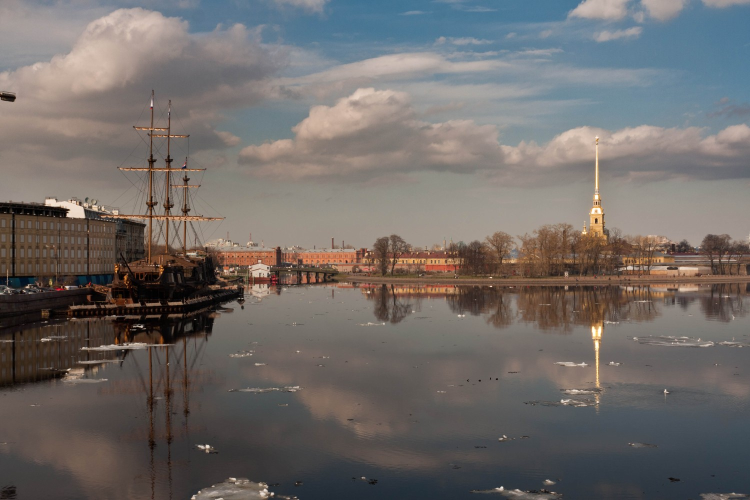
#> input picture Labs/Lab 6/images & videos/boat1.jpg, 1500 x 1000 px, found by its file name (shown at 1/2 size)
$ jupyter execute Task5_Panorama.ipynb
#> lines starting #> are read from the running program, lines starting #| are printed output that depends on the picture; after the words box and inside, x2 and y2 are one past the last pixel; in counts of white or black regions, pixels touching at a corner belong together
# Task 5: Panoramic Image using SIFT
images: boat1, boat2, boat3 from opencv stitching samples (camera panning left to right)

middle image is the base, left and right images are warped onto it

[cell 1]
import cv2
import numpy as np
import matplotlib.pyplot as plt

files = ["images/boat1.jpg", "images/boat2.jpg", "images/boat3.jpg"]
imgs = []
for f in files:
    im = cv2.imread(f)
#> im is the input picture: shape (1000, 1500, 3); mean B, G, R 104, 106.6, 111.8
    s = 1000 / im.shape[1]
#> s = 0.667
    imgs.append(cv2.resize(im, None, fx=s, fy=s))

plt.figure(figsize=(16, 4))
for i in range(3):
    plt.subplot(1, 3, i + 1); plt.imshow(cv2.cvtColor(imgs[i], cv2.COLOR_BGR2RGB)); plt.title("image " + str(i + 1)); plt.axis("off")
plt.show()
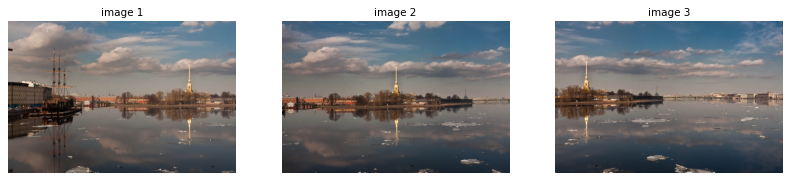
#> figure drawn by matplotlib, 3 panels

[cell 2]
sift = cv2.SIFT_create()
kps = []
dess = []
for im in imgs:
    kp, des = sift.detectAndCompute(cv2.cvtColor(im, cv2.COLOR_BGR2GRAY), None)
    kps.append(kp)
    dess.append(des)
    print("keypoints:", len(kp))
#> this loop made 3 passes
#| keypoints: 1860
#| keypoints: 1331
#| keypoints: 1322
#> after the loop, dess = 3 items; kps = 3 items

### matching + homography

[cell 3]
bf = cv2.BFMatcher()

def get_H(a, b, show=False):
    # H that maps image a onto image b
#> called with a = 0, b = 1, show = True
    matches = bf.knnMatch(dess[a], dess[b], k=2)
#> matches = 1860 matches
    good = [m for m, n in matches if m.distance < 0.75 * n.distance]
#> good = 557 matches
    src = np.float32([kps[a][m.queryIdx].pt for m in good]).reshape(-1, 1, 2)
#> src = 557 rows, first 8: [60.34, 457.4], [123.9, 479.2], [227.1, 420.5], [228.2, 424.7], [299.3, 350.6], [307.4, 341.8], [315, 373.6], [319.6, 407.7]
    dst = np.float32([kps[b][m.trainIdx].pt for m in good]).reshape(-1, 1, 2)
#> dst = 557 rows, first 8: [800.1, 632.1], [603.7, 460.4], [798.1, 614.3], [800.1, 632.1], [576.5, 324.5], [8.41, 348.8], [2.31, 383], [7.73, 419.5]
    H, mask = cv2.findHomography(src, dst, cv2.RANSAC, 4.0)
#> H = [[1.24, 0.00206, -389], [0.0793, 1.15, -43.75], [0.000247, -6.69e-06, 1]]; mask = 557 values, max 1 at index 6, min 0 at index 0, mean 0.928
    print("image", a + 1, "->", b + 1, ":", len(good), "matches,", int(mask.sum()), "inliers")
#| image 1 -> 2 : 557 matches, 517 inliers
    if show:
        m_img = cv2.drawMatches(imgs[a], kps[a], imgs[b], kps[b], good, None, matchColor=(0, 255, 0),
                                matchesMask=mask.ravel().tolist(), flags=2)
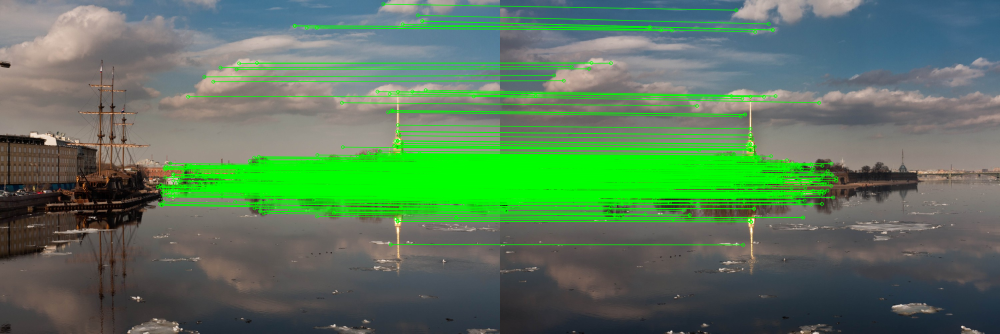
#> m_img: shape (667, 2000, 3) (shown at 1/2 size); mean of channels 0, 1, 2 92, 121.2, 90; drawn as B, G, R
        plt.figure(figsize=(16, 5)); plt.imshow(cv2.cvtColor(m_img, cv2.COLOR_BGR2RGB)); plt.axis("off"); plt.show()
    return H

H1 = get_H(0, 1, show=True)
#> H1 has the same summary as H in get_H
H3 = get_H(2, 1)
#> in get_H (call 2), `matches = bf.knnMatch(dess[a], dess[b], k=2)`: matches = 1322 matches
#> in get_H (call 2), `good = [m for m, n in matches if m.distance < 0.75 * n.distance]`: good = 451 matches
#> in get_H (call 2), `src = np.float32([kps[a][m.queryIdx].pt for m in good]).reshape(-1, 1,..`: src = 451 rows, first 8: [11.57, 318.3], [11.57, 318.3], [14.47, 304.6], [15.9, 308.3], [16.08, 335.3], [16.27, 340.1], [17.87, 314.9], [18.66, 349.5]
#> in get_H (call 2), `dst = np.float32([kps[b][m.trainIdx].pt for m in good]).reshape(-1, 1,..`: dst = 451 rows, first 8: [390, 337.2], [390, 337.2], [392.6, 324.6], [393.8, 328], [394.1, 353.1], [394.2, 357.5], [395.3, 334.2], [396.4, 366.2]
#| image 3 -> 2 : 451 matches, 360 inliers
#> H3 = [[0.753, 0.000271, 377.6], [-0.0937, 0.909, 45.97], [-0.00024, -2.06e-05, 1]]
Hs = [H1, np.eye(3), H3]
#> Hs = [[[1.24, 0.00206, -389], [0.0793, 1.15, -43.75], [0.000247, -6.69e-06, 1]], [[1, 0, 0], [0, 1, 0], [0, 0, 1]], [[0.753, 0.000271, 377.6], [-0.0937, 0.909, 45.97], [-0.00024, -2.06e-05, 1]]]
print(H1)
#| [[ 1.24060638e+00  2.05954344e-03 -3.88984181e+02]
#|  [ 7.92820412e-02  1.15272450e+00 -4.37488436e+01]
#|  [ 2.46549765e-04 -6.69365519e-06  1.00000000e+00]]

### warping
first find how big the final image will be, then shift everything so nothing goes negative

[cell 4]
all_pts = []
for im, H in zip(imgs, Hs):
    h, w = im.shape[:2]
    pts = np.float32([[0, 0], [w, 0], [w, h], [0, h]]).reshape(-1, 1, 2)
    all_pts.append(cv2.perspectiveTransform(pts, H))
#> this loop made 3 passes
#> H on pass 2: [[1, 0, 0], [0, 1, 0], [0, 0, 1]]
#> after the loop, all_pts = [[[-389, -43.75], [683.2, 28.51], [686.7, 647.6], [-389.3, 728.4]], [[0, 0], [1000, 0], [1000, 667], [0, 667]], [[377.6, 45.97], [1488.4, -62.85], [1516.1, 748.4], [383.1, 661.2]]]
all_pts = np.concatenate(all_pts)
#> all_pts = [[-389, -43.75], [683.2, 28.51], [686.7, 647.6], [-389.3, 728.4], [0, 0], [1000, 0], [1000, 667], [0, 667], [377.6, 45.97], [1488.4, -62.85], [1516.1, 748.4], [383.1, 661.2]]
xmin, ymin = np.int32(all_pts.min(axis=0).ravel() - 0.5)
#> xmin = -389; ymin = -63
xmax, ymax = np.int32(all_pts.max(axis=0).ravel() + 0.5)
#> xmax = 1516; ymax = 748
T = np.array([[1, 0, -xmin], [0, 1, -ymin], [0, 0, 1]], dtype=float)
#> T = [[1, 0, 389], [0, 1, 63], [0, 0, 1]]
size = (xmax - xmin, ymax - ymin)
#> size = (1905, 811)
print("panorama size:", size)
#| panorama size: (1905, 811)

warped = []
weights = []
for im, H in zip(imgs, Hs):
    wp = cv2.warpPerspective(im, T @ H, size)
    m = cv2.warpPerspective(np.ones(im.shape[:2], np.uint8), T @ H, size)
    # weight is more at center and less at edges, so the joins look smooth
    wt = cv2.distanceTransform(m, cv2.DIST_L2, 5)
    warped.append(wp.astype(np.float32))
    weights.append(wt)
#> this loop made 3 passes
#> pass 1, `m = cv2.warpPerspective(np.ones(im.shape[:2], np.uint8), T @ H, size)`:
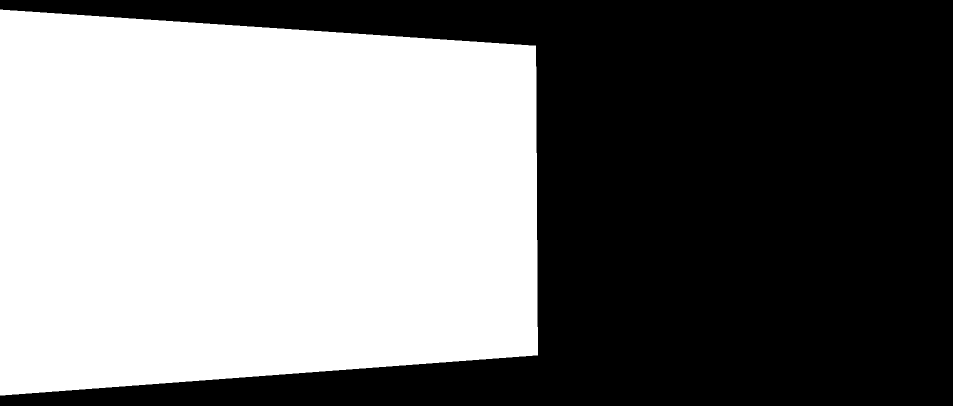
#> m: shape (811, 1905) (shown at 1/2 size); values 0 (black) and 1 (white), 48.4% white; 1 white region, box (x1, y1, x2, y2) and area: (0, 19, 1076, 791) 747223
#> pass 1, `wt = cv2.distanceTransform(m, cv2.DIST_L2, 5)`:
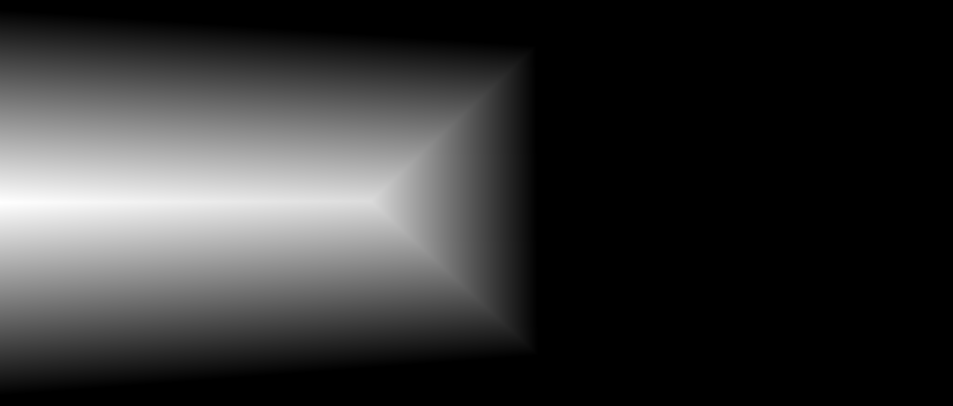
#> wt: shape (811, 1905) float32 (shown at 1/2 size); min 0, max 386, mean 77.7; drawn with min black and max white
#> after the loop:
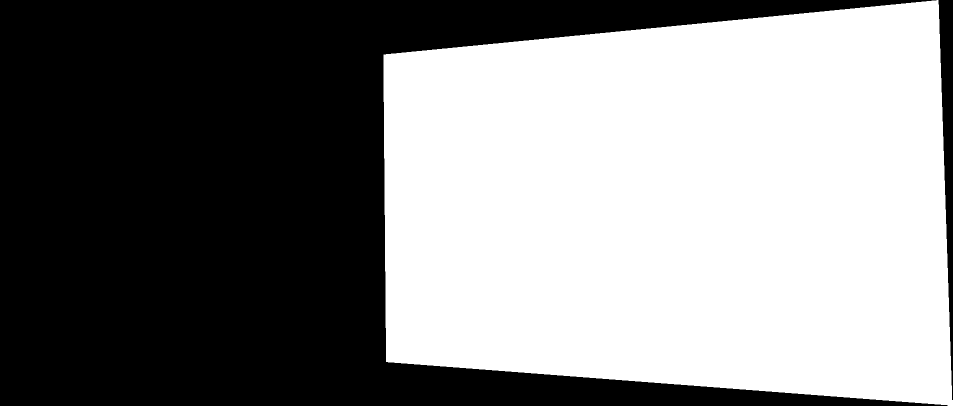
#> m: shape (811, 1905) (shown at 1/2 size); values 0 (black) and 1 (white), 51.8% white; 2 black regions, box (x1, y1, x2, y2) and area: (0, 0, 1895, 811) 733537, (1877, 0, 1905, 800) 11327
#> after the loop:
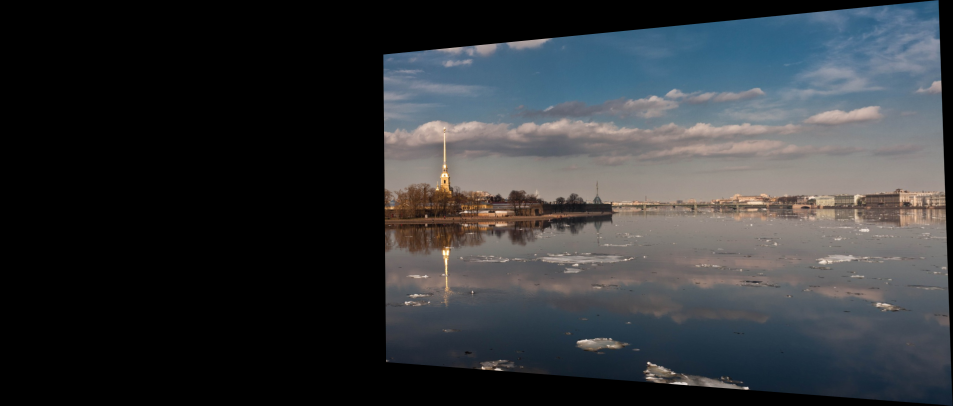
#> wp: shape (811, 1905, 3) (shown at 1/2 size); mean of channels 0, 1, 2 57.2, 54.2, 51.6; drawn as B, G, R
#> after the loop, warped = 3 items; weights = 3 items

### blending + crop

[cell 5]
total = weights[0] + weights[1] + weights[2]
pano = np.zeros_like(warped[0])
for wp, wt in zip(warped, weights):
    pano += wp * wt[:, :, None]
pano = (pano / np.maximum(total, 1e-6)[:, :, None]).astype(np.uint8)

# without blending (just pasting) for comparison
simple = np.zeros_like(pano)
for wp in warped:
    m = wp.sum(axis=2) > 0
    simple[m] = wp[m].astype(np.uint8)

# crop black parts
valid = total > 0
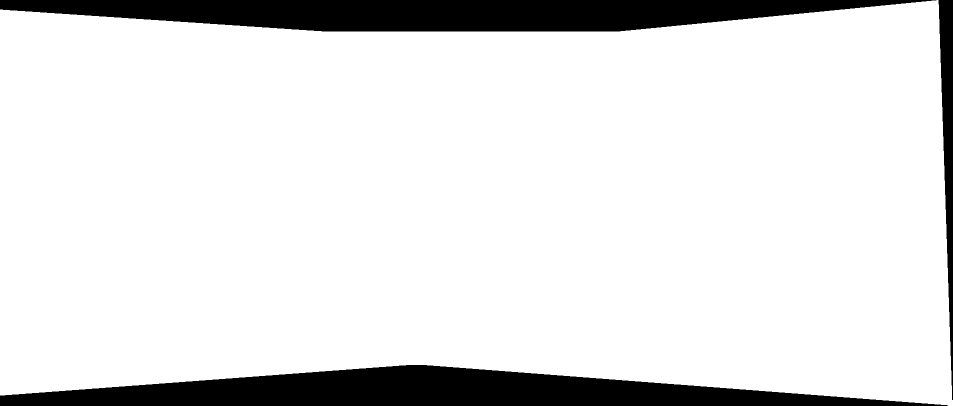
#> valid: shape (811, 1905) bool (shown at 1/2 size); 88.3% white; 3 black regions, box (x1, y1, x2, y2) and area: (0, 730, 1895, 811) 86248, (0, 0, 1873, 63) 83840, (1877, 0, 1905, 800) 11327
rows = np.where(valid.mean(axis=1) > 0.98)[0]
#> rows = 667 values from 63 to 729
cols = np.where(valid[rows[0]:rows[-1]].mean(axis=0) > 0.98)[0]
#> cols = 1880 values from 0 to 1879
final = pano[rows[0]:rows[-1], cols[0]:cols[-1]]
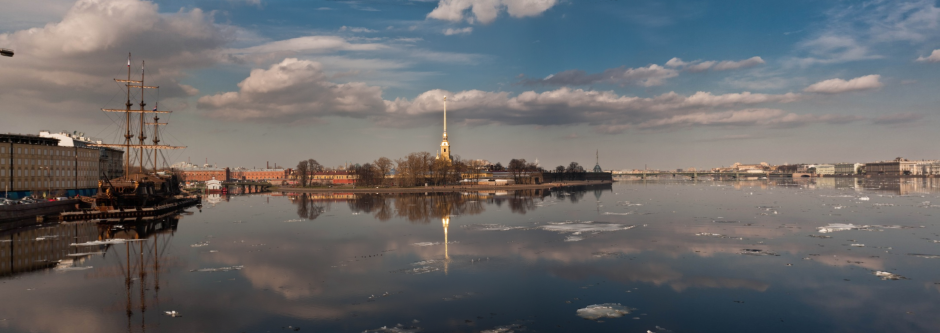
#> final: shape (666, 1879, 3) (shown at 1/2 size); mean of channels 0, 1, 2 105.7, 104.6, 105.6; drawn as B, G, R
cv2.imwrite("outputs/task5_panorama.jpg", final)

plt.figure(figsize=(18, 11))
plt.subplot(3, 1, 1); plt.imshow(cv2.cvtColor(simple, cv2.COLOR_BGR2RGB)); plt.title("without blending"); plt.axis("off")
plt.subplot(3, 1, 2); plt.imshow(cv2.cvtColor(pano, cv2.COLOR_BGR2RGB)); plt.title("with blending"); plt.axis("off")
plt.subplot(3, 1, 3); plt.imshow(cv2.cvtColor(final, cv2.COLOR_BGR2RGB)); plt.title("final panorama"); plt.axis("off")
plt.tight_layout()
plt.show()
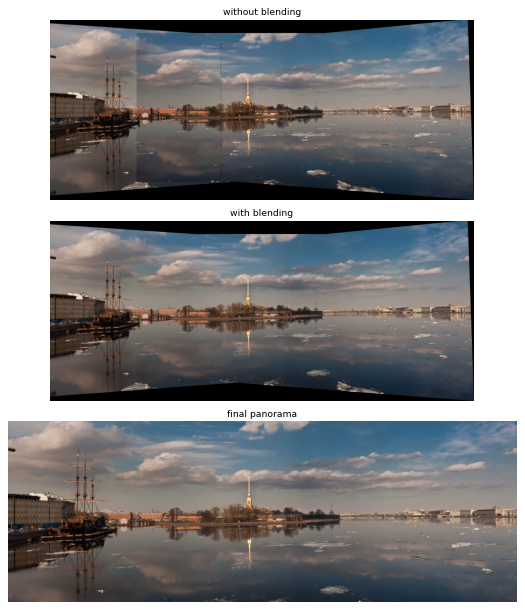
#> figure drawn by matplotlib, 3 panels

### opencv stitcher (just to compare)

[cell 6]
stitcher = cv2.Stitcher_create()
status, auto = stitcher.stitch(imgs)
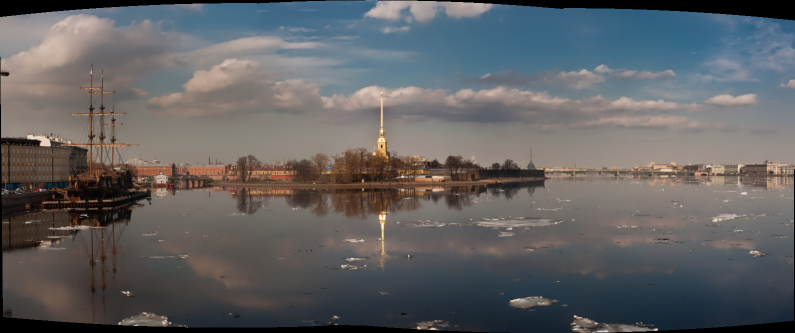
#> auto: shape (666, 1589, 3) (shown at 1/2 size); mean of channels 0, 1, 2 99, 97.6, 97.8; drawn as B, G, R
#> status = 0
if status == 0:
    plt.figure(figsize=(18, 5)); plt.imshow(cv2.cvtColor(auto, cv2.COLOR_BGR2RGB)); plt.axis("off"); plt.show()
    cv2.imwrite("outputs/task5_panorama_cv2_stitcher.jpg", auto)
else:
    print("stitcher failed", status)
